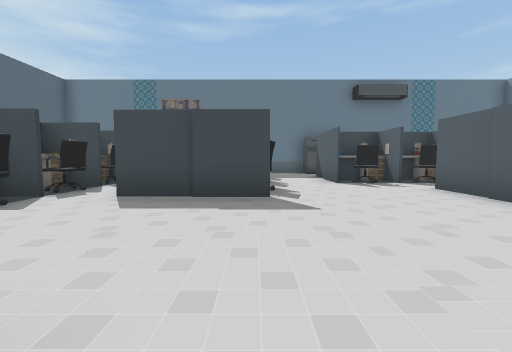
view 1 (above)

24 first-person views from a walk through a scene from a Unity 3-D project. The camera is 1.3 m above the floor, tilts 4° down and sees 90° across. The floor is counted in squares, 2 m on a side. Each view is taken from the middle of a square. On the plan, view 1 faces up. The plan holds only what a view shows up to about 9 squares ahead; the rest is blank. The place goes on beyond the plan. The player character is not drawn. Some animated figures are not drawn. Some surface patterns are stand-ins.

view 2
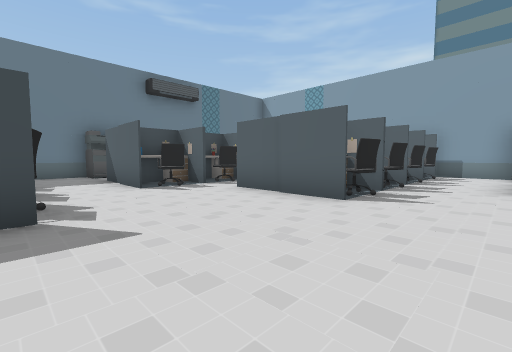

view 3
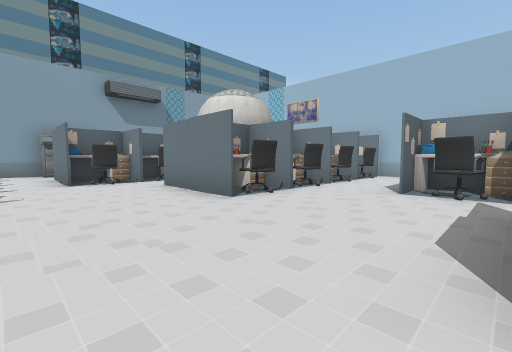

view 4
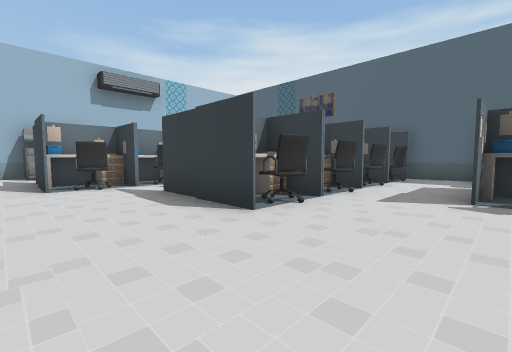

view 5
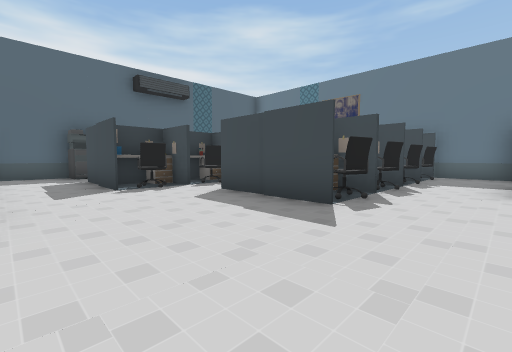

view 6
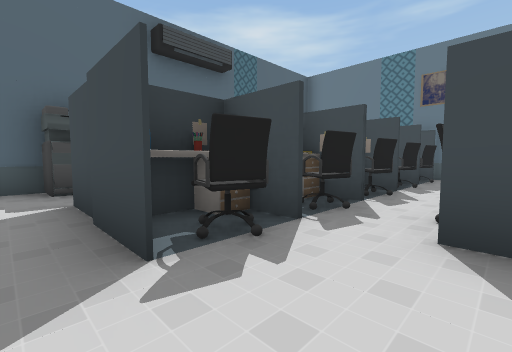

view 7
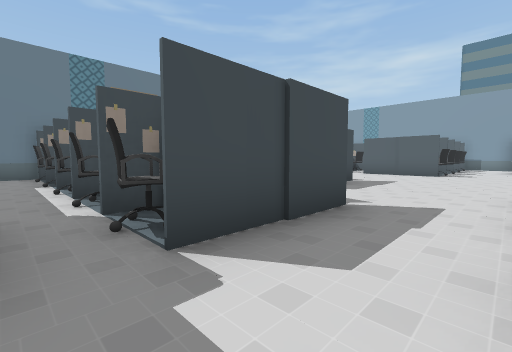

view 8
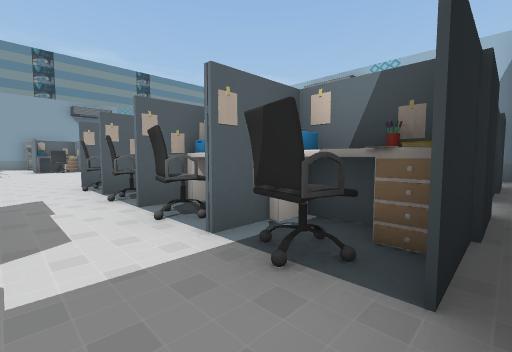

view 9
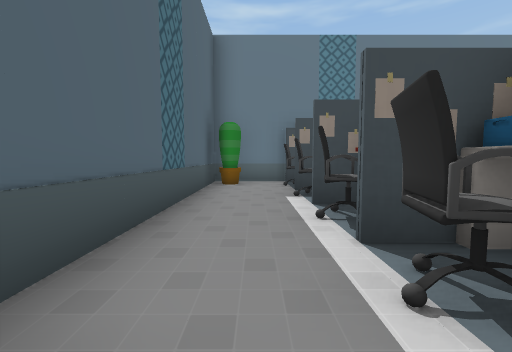

view 10
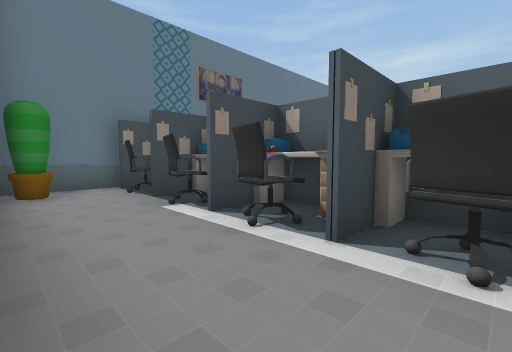

view 11
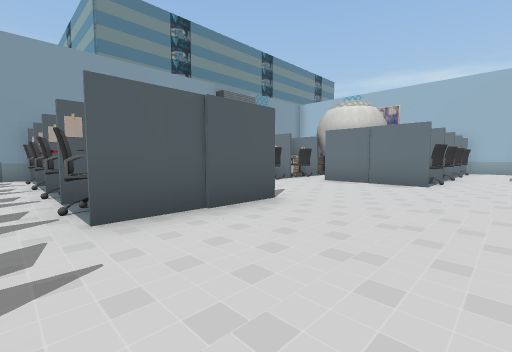

view 12
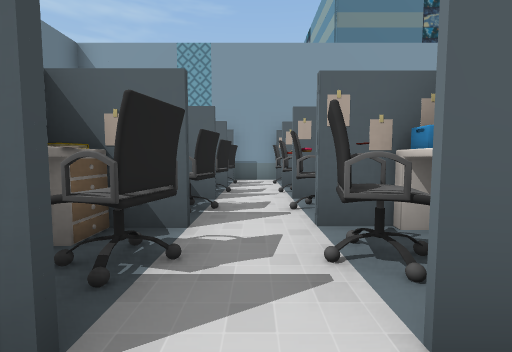

view 13
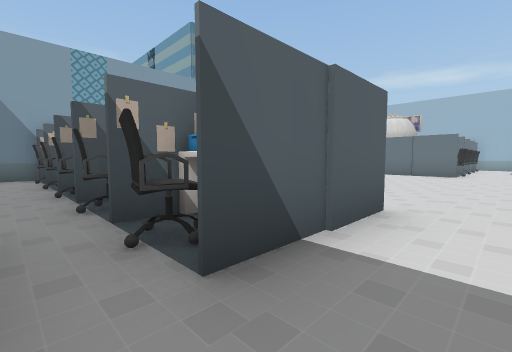

view 14
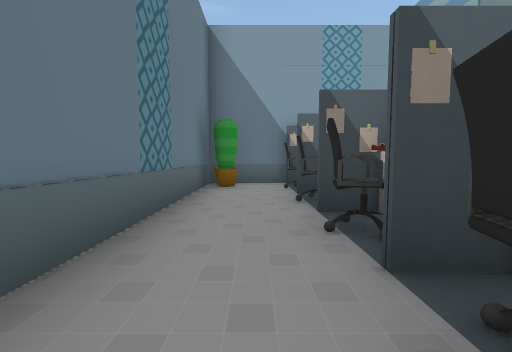

view 15
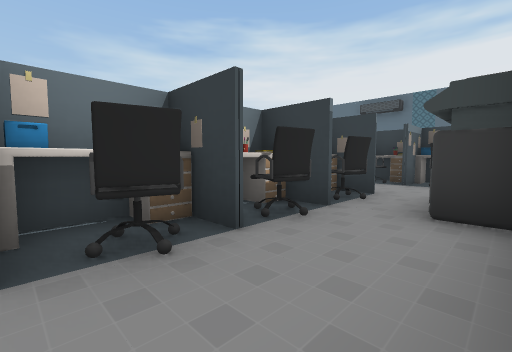

view 16
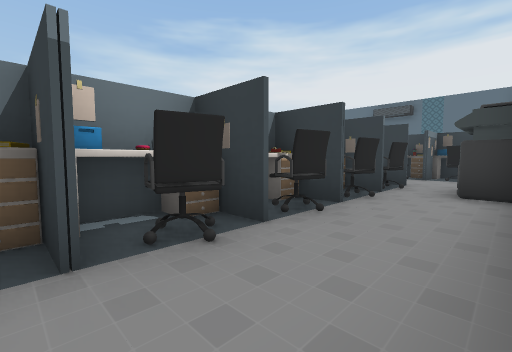

view 17
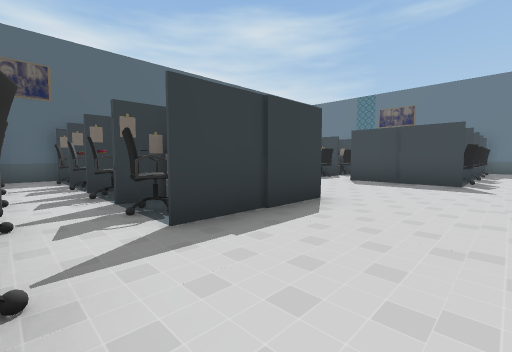

view 18
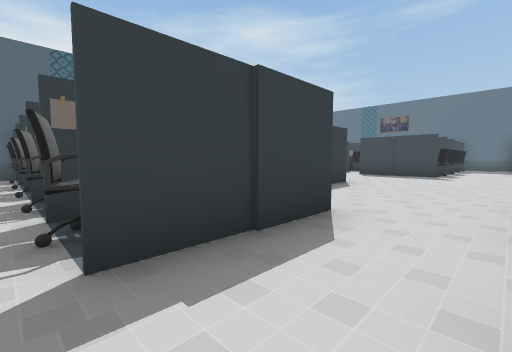

view 19
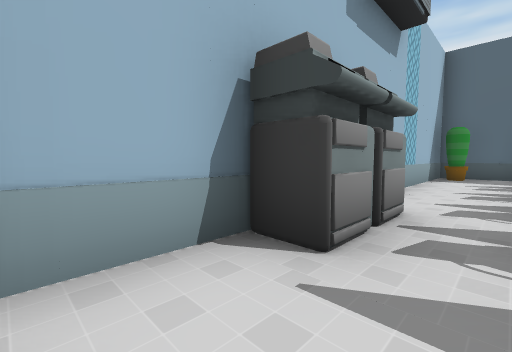

view 20
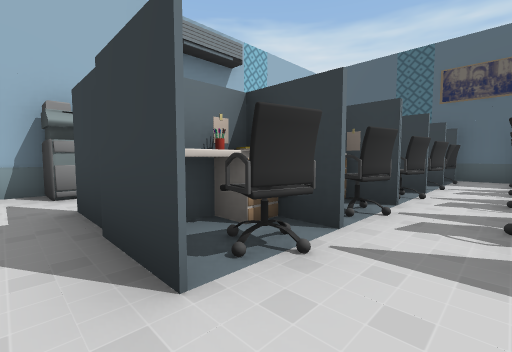

view 21
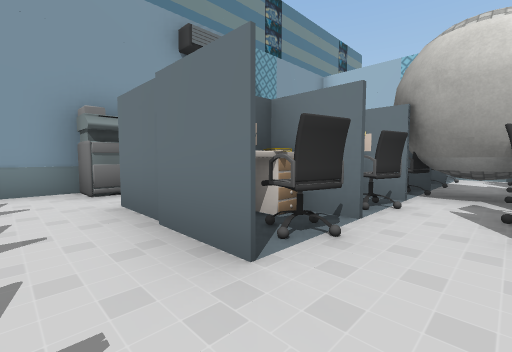

view 22
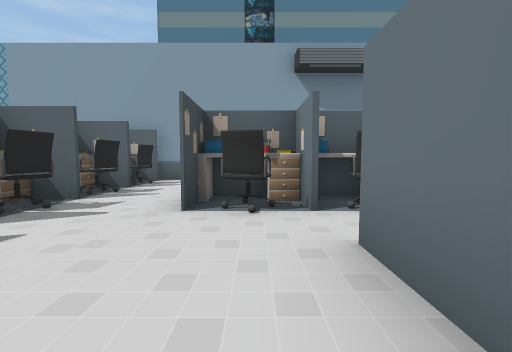

view 23
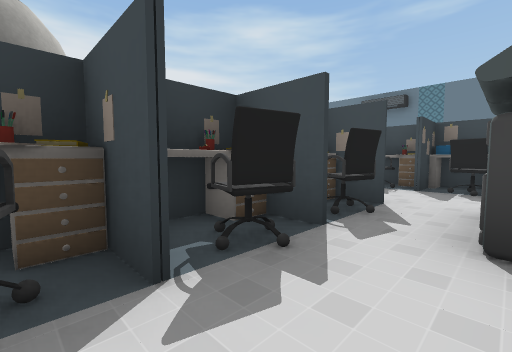

view 24
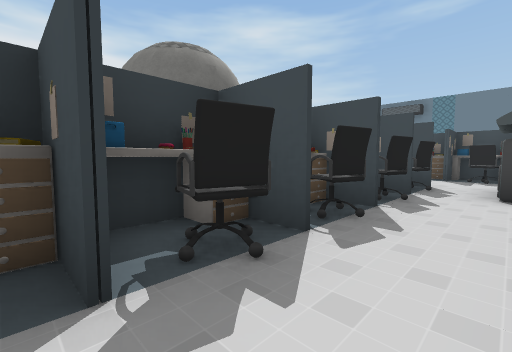

### Floor plan
Points are (right, up) in squares from view 1. A wall is a line through its corners. A room is listed if a view was taken in it or the views show most of it. See-through windows are left out.
Room 1 (views 1, 2, 3, 4, 5, 6, 7, 8, 9, 10, 11, 12, 13, 14, 15, 16, 17, 18, 19, 20, 21, 22, 23, 24)
walls: (3.8, 2.8) (3.8, 5.5); (0.3, 5.9) (-0.5, 5.9); (-3.5, 4.2) (-4.4, 4.2); (-3.5, 5.9) (-4.5, 5.9); (7.1, 2.8) (7.1, 3.5); (-2.9, -3) (-2.9, -3.5); (7.1, 5) (7.1, 5.5); (3.8, 8.5) (3.8, 9.3) (3.8, 8.5); (-0.5, 9.2) (0.3, 9.2) (-0.2, 9.2); (-5.5, 5.9) (-6.2, 5.9); (7.1, 6.6) (7.1, 7.1); (6, -4) (6.5, -4); (-6.2, -3) (-6.2, -3.5); (7.1, 8.5) (7.1, 9.3) (7.1, 8.5); (1.4, 11.2) (0.1, 11.2); (-8.2, 2.5) (-8.2, 0.6); (0.4, -7.6) (2.1, -7.6); (10.7, 0.9) (10.7, 3); (-8.2, -1.7) (-8.2, -3.1); (8.7, 8.8) (8.7, 9.3); (10.7, 5.4) (10.7, 6.7); (8.8, 9.3) (8.8, 8.5); (-5.5, 10.9) (-6.2, 10.9); (-6, 11.2) (-8.2, 11.2) (-8.2, 5.1); (-8.2, -5.6) (-8.2, -7.6) (-4.3, -7.6); (10.7, 9.1) (10.7, 11.2) (5.1, 11.2)
objects: table (-8, 0); printer (-8, 3); plant (-8, 10); plant (-7, -7); chair (-7, -3); chair (-7, -2); chair (-7, 0); chair (-7, 8); other object (-6, 0); chair (-6, 3); chair (-6, 5); chair (-6, 7); chair (-6, 10); chair (-5, -6); chair (-5, -3); chair (-5, -2); other object (-5, 0); table (-5, 1); other object (-5, 3); other object (-5, 7); other object (-5, 9); chair (-4, -3); chair (-4, -2); table (-4, 1); chair (-4, 3); chair (-4, 5); chair (-4, 7); chair (-4, 8); chair (-4, 10); other object (-3, 0); other object (-2, -4); chair (-2, -3); chair (-2, -2); other object (-2, -1); chair (-2, 0); other object (-2, 5); printer (-1, -7); other object (-1, -4); chair (-1, -3) to (0, -3); table (-1, 0); table (-1, 10); printer (0, -7); chair (0, -6); table (0, -4); chair (0, 5); chair (0, 7); chair (0, 8); chair (0, 10); other object (2, -5); table (2, -3); chair (2, -2); printer (2, 11); chair (3, -7); chair (3, 7); table (3, 8); chair (3, 9); printer (3, 11); other object (4, 8); other object (5, -7) to (5, -6); other object (5, -5); other object (5, -3); chair (5, -2) to (5, -1); chair (5, 3); other object (5, 4); chair (5, 5); chair (5, 7); chair (5, 9); other object (6, -7) to (6, -6); other object (6, -5); chair (6, -3); chair (6, -2) to (6, -1); chair (6, 0); chair (6, 3); chair (6, 6); chair (6, 7); other object (6, 8); chair (6, 9); other object (7, -1); other object (7, 0); other object (7, 1); books (8, -6); other object (8, -5); books (8, -3); chair (8, 0); chair (8, 3); chair (8, 5); chair (8, 7); table (8, 8); chair (8, 9); table (9, -7); table (9, -5); table (9, -3); chair (9, -2); table (9, 0); chair (9, 3) to (10, 3); printer (10, 0); printer (10, 1); chair (10, 5); chair (10, 7); table (10, 8); chair (10, 9); plant (10, 11)

Positions as (right, up) in squares from view 1, and headings:
1: (0, 0), facing up
2: (0, 1), facing up-right
3: (-1, 2), facing down-right
4: (1, 3), facing down-left
5: (2, 1), facing up-left
6: (-2, 2), facing up-left
7: (-7, 1), facing up-right
8: (-8, 2), facing down-right
9: (-7, 4), facing up
10: (-8, 5), facing up-right
11: (1, 6), facing down-right
12: (3, 6), facing right
13: (1, 10), facing down-right
14: (4, 10), facing right
15: (7, 11), facing down-left
16: (9, 11), facing down-left
17: (1, -3), facing up-left
18: (2, -6), facing up-left
19: (2, -6), facing down-left
20: (1, -2), facing down-left
21: (5, 2), facing down-right
22: (3, 0), facing right
23: (10, -3), facing up-left
24: (10, -6), facing up-left
